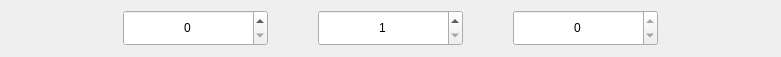
<?xml version="1.0" encoding="UTF-8"?>
<ui version="4.0">
 <class>KiranDatePickerWidget</class>
 <widget class="QWidget" name="KiranDatePickerWidget">
  <property name="geometry">
   <rect>
    <x>0</x>
    <y>0</y>
    <width>781</width>
    <height>57</height>
   </rect>
  </property>
  <property name="windowTitle">
   <string>Form</string>
  </property>
  <layout class="QHBoxLayout" name="horizontalLayout" stretch="3,2,1,2,1,2,3">
   <property name="spacing">
    <number>9</number>
   </property>
   <property name="leftMargin">
    <number>0</number>
   </property>
   <property name="topMargin">
    <number>0</number>
   </property>
   <property name="rightMargin">
    <number>0</number>
   </property>
   <property name="bottomMargin">
    <number>0</number>
   </property>
   <item>
    <spacer name="horizontalSpacer">
     <property name="orientation">
      <enum>Qt::Horizontal</enum>
     </property>
     <property name="sizeHint" stdset="0">
      <size>
       <width>40</width>
       <height>20</height>
      </size>
     </property>
    </spacer>
   </item>
   <item>
    <widget class="YearSpinBox" name="spinbox_year">
     <property name="minimumSize">
      <size>
       <width>145</width>
       <height>36</height>
      </size>
     </property>
     <property name="maximumSize">
      <size>
       <width>16777215</width>
       <height>36</height>
      </size>
     </property>
     <property name="alignment">
      <set>Qt::AlignCenter</set>
     </property>
     <property name="buttonSymbols">
      <enum>QAbstractSpinBox::UpDownArrows</enum>
     </property>
     <property name="suffix">
      <string/>
     </property>
     <property name="maximum">
      <number>9999</number>
     </property>
    </widget>
   </item>
   <item>
    <spacer name="horizontalSpacer_3">
     <property name="orientation">
      <enum>Qt::Horizontal</enum>
     </property>
     <property name="sizeHint" stdset="0">
      <size>
       <width>40</width>
       <height>20</height>
      </size>
     </property>
    </spacer>
   </item>
   <item>
    <widget class="MonthSpinBox" name="spinbox_month">
     <property name="minimumSize">
      <size>
       <width>145</width>
       <height>36</height>
      </size>
     </property>
     <property name="maximumSize">
      <size>
       <width>16777215</width>
       <height>36</height>
      </size>
     </property>
     <property name="alignment">
      <set>Qt::AlignCenter</set>
     </property>
     <property name="suffix">
      <string/>
     </property>
     <property name="prefix">
      <string/>
     </property>
     <property name="minimum">
      <number>1</number>
     </property>
     <property name="maximum">
      <number>12</number>
     </property>
    </widget>
   </item>
   <item>
    <spacer name="horizontalSpacer_4">
     <property name="orientation">
      <enum>Qt::Horizontal</enum>
     </property>
     <property name="sizeHint" stdset="0">
      <size>
       <width>40</width>
       <height>20</height>
      </size>
     </property>
    </spacer>
   </item>
   <item>
    <widget class="DaySpinBox" name="spinbox_day">
     <property name="minimumSize">
      <size>
       <width>145</width>
       <height>36</height>
      </size>
     </property>
     <property name="maximumSize">
      <size>
       <width>16777215</width>
       <height>36</height>
      </size>
     </property>
     <property name="alignment">
      <set>Qt::AlignCenter</set>
     </property>
     <property name="suffix">
      <string/>
     </property>
     <property name="minimum">
      <number>0</number>
     </property>
     <property name="maximum">
      <number>0</number>
     </property>
    </widget>
   </item>
   <item>
    <spacer name="horizontalSpacer_2">
     <property name="orientation">
      <enum>Qt::Horizontal</enum>
     </property>
     <property name="sizeHint" stdset="0">
      <size>
       <width>40</width>
       <height>20</height>
      </size>
     </property>
    </spacer>
   </item>
  </layout>
 </widget>
 <customwidgets>
  <customwidget>
   <class>YearSpinBox</class>
   <extends>QSpinBox</extends>
   <header location="global">widgets/date-spinbox.h</header>
  </customwidget>
  <customwidget>
   <class>MonthSpinBox</class>
   <extends>QSpinBox</extends>
   <header location="global">widgets/date-spinbox.h</header>
  </customwidget>
  <customwidget>
   <class>DaySpinBox</class>
   <extends>QSpinBox</extends>
   <header location="global">widgets/date-spinbox.h</header>
  </customwidget>
 </customwidgets>
 <resources/>
 <connections/>
</ui>
